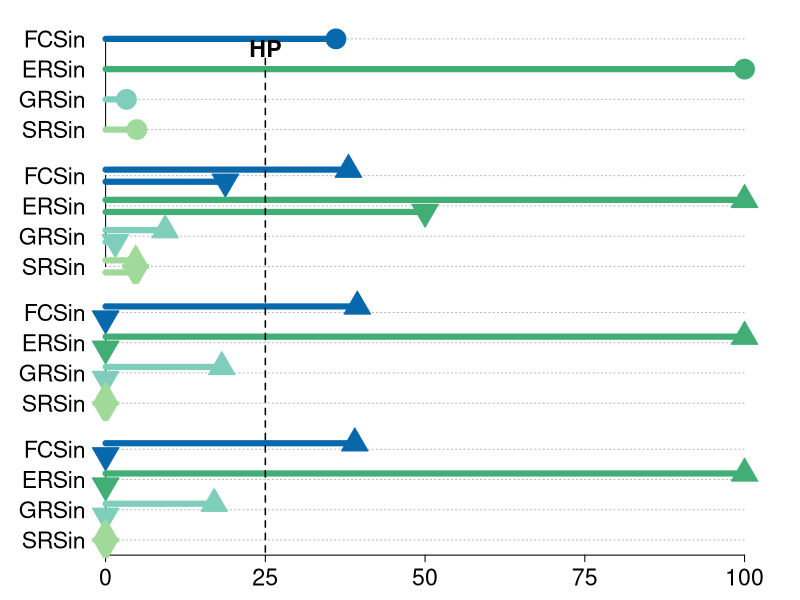
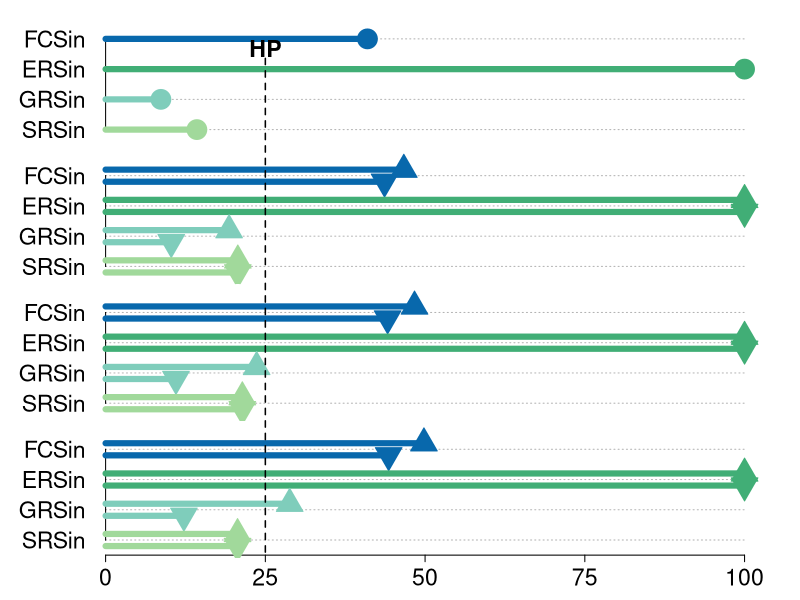
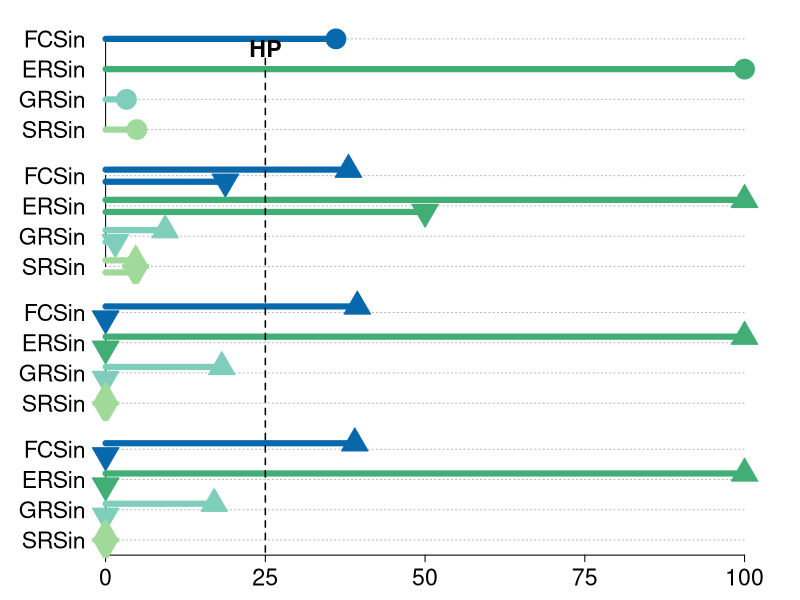
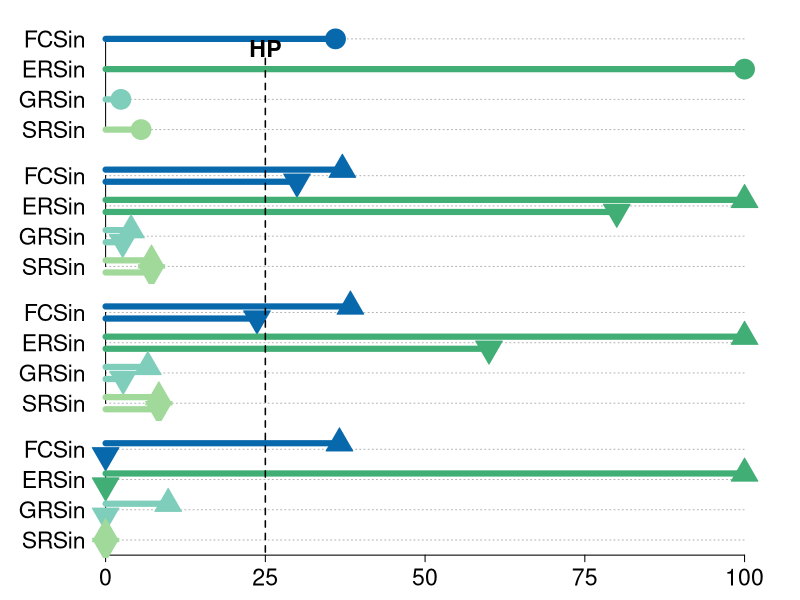
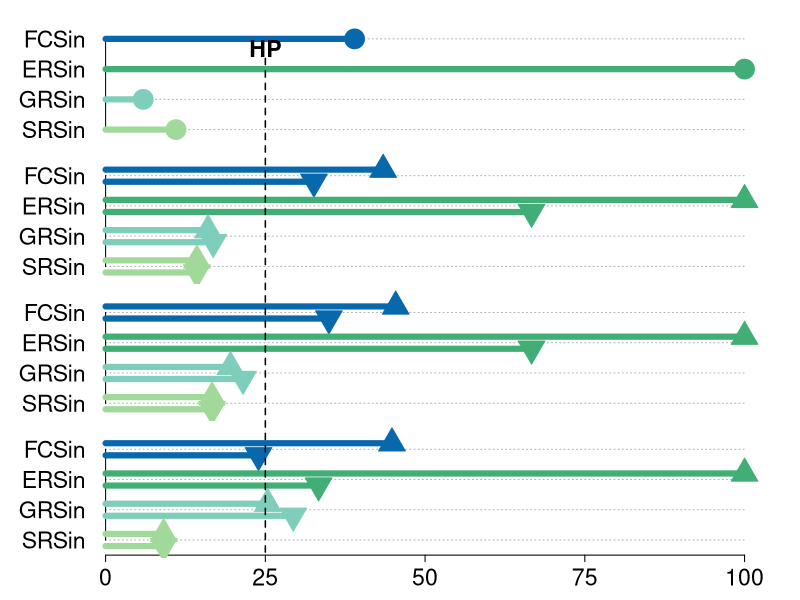
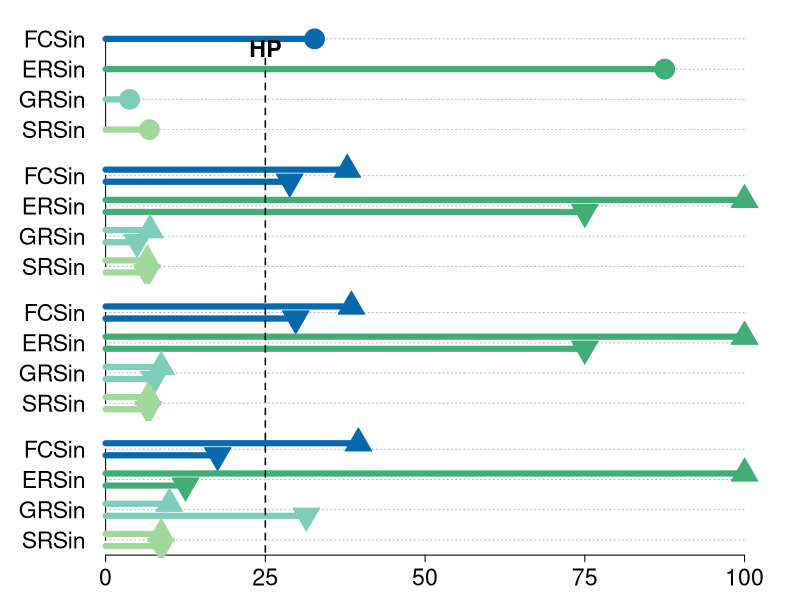
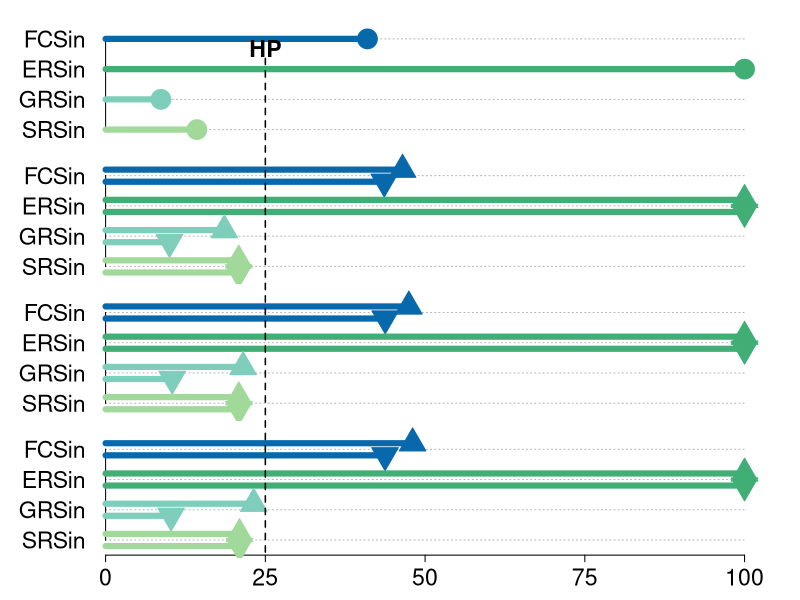
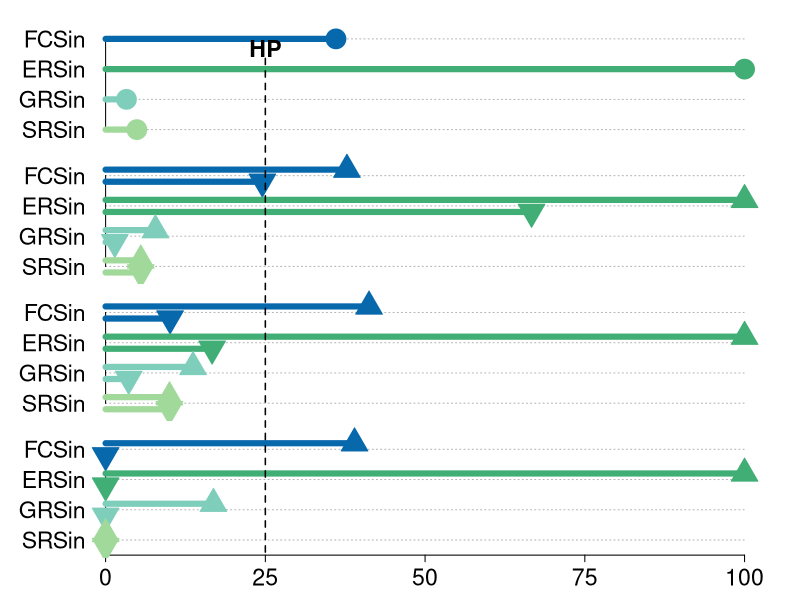

These charts were generated, in order, by the following R code:
library(tidyverse)
library(ggplot2)



# Load gap analysis data --------------------------------------------------
# note this df includes the no migration and full migration gap analysis results for both SSPs
migration_df <- readr::read_csv("./gap_analysis/malus_gap_analysis_combined.csv")

# Plotting Helper Function ------------------------------------------------
# This function plots the two migration scenarios, and includes options to
# 1) select which SSP to plot, I plan to plot seperately 
# 2) decide if you want to include the historical gaps as well
# Note I commented out helpful legend elements that I will add in post later
# But if you need to uncomment them the quickly improve clarity

plot_gap_panels_mode <- function(df, sp, ssp_sel = "585", include_historical = TRUE) {
  metrics     <- c("SRSin","GRSin","ERSin","FCSin")
  periods     <- c(2000, 2030, 2050, 2070)
  metric_cols <- c("#A1D99B", "#7FCDBB", "#41AE76", "#0868AC")
  dat <- df %>%
    dplyr::filter(sp_code == sp) %>%
    dplyr::mutate(period_label = ifelse(period == 2000, "Historical", as.character(period)))
  
  op <- par(mfrow = c(length(periods), 1),
            mar = c(0.2, 7.5, 1, 1.2),
            oma = c(3.2, 0.5, 0.8, 3),
            xaxs = "i", yaxs = "i", mgp = c(2, 0.6, 0),
            mgp = c(2, 1.5, 0),
            cex.axis = 3)
  
  on.exit(par(op), add = TRUE)
  
  for (i in seq_along(periods)) {
    yr <- periods[i]
    plot(NA, xlim = c(0, 100), ylim = c(0.5, 4.5),
         xaxt = "n", yaxt = "n", xlab = "", ylab = "", bty = "n")
    abline(h = 1:4, lty = 3, col = "grey70")
    if (yr == tail(periods, 1)) axis(1, at = seq(0, 100, 25), cex.axis = 2.1)
    axis(2, at = 1:4, labels = metrics, las = 1, cex.axis = 2.1, tck = 0)
    # mtext(dat$period_label[dat$period == yr][1], side = 3, adj = 0, line = -1, cex = 1.0)
    
    rows <- dat %>% dplyr::filter(period == yr)
    
    # --- Historical row (only for 2000, optional)
    if (include_historical && yr == 2000 && any(rows$ssp == "historical")) {
      r <- rows %>% dplyr::filter(ssp == "historical")
      x <- as.numeric(r[1, metrics]); y <- 1:4
      par(xpd = TRUE)
      segments(0, y, x, y, lwd = 6, col = metric_cols)
      points(x, y, pch = 19, cex = 4, col = metric_cols)   # solid circles
      par(xpd = FALSE)
      next
    }
    
    # --- FUTURE rows: compare MODES (no_migration vs migration) for chosen SSP
    r_nomig <- rows %>% dplyr::filter(ssp == ssp_sel, mode == "no_migration")
    r_mig   <- rows %>% dplyr::filter(ssp == ssp_sel, mode == "migration")
    
    # no_migration, slight down offset
    if (nrow(r_nomig) > 0) {
      x <- as.numeric(r_nomig[1, metrics]); y <- 1:4 - 0.2
      par(xpd = TRUE)
      segments(0, y, x, y, lwd = 6, lty = 1, col = metric_cols)
      points(x, y, pch = 25, cex = 4, col = metric_cols, bg = metric_cols)   # downwards triangle
      par(xpd = FALSE)
    }
    # migration, slight up offset
    if (nrow(r_mig) > 0) {
      x <- as.numeric(r_mig[1, metrics]); y <- 1:4 + 0.2
      par(xpd = TRUE)
      segments(0, y, x, y, lwd = 6, lty = 1, col = metric_cols)
      points(x, y, pch = 24, cex = 4, col = metric_cols, bg = metric_cols)   # upwards triangle
      par(xpd = FALSE)
    }
  }
  
  par(xpd = NA)
  # Mode legend (shapes)
  leg_shapes <- c("Historical", "No migration", "Full migration")
  leg_pch    <- c(19, 25, 17)
  # legend("bottomright", inset = c(0.02, -0.015), horiz = TRUE, bty = "n",
  #        legend = leg_shapes, pch = leg_pch, pt.cex = 1.5, x.intersp = 0.7, pt.bg = c('black','black', 'black'), col = c('black','black', 'black'))
  
  # Metric legend (colors)
  # legend("bottomright", inset = c(0.03, 0.1), bty = "n",
  #        legend = metrics, fill = metric_cols, border = NA, ncol = 1, cex = 1.0)
  # par(xpd = FALSE)
  
  # High priority threshold line
  segments(
    x0 = 25, y0 = 0.6,    # start just above x-axis baseline
    x1 = 25, y1 = 17,    # stop just below top FCSin bar
    lty = 2, col = "black", lwd = 1.5
  )
  
  # Allow text in outer margins
  par(xpd = NA)
  
  # Add subtle label
  text(
    x = 25, y = 17.25, labels = "HP",
    col = "black", cex = 2.1, font = 2, adj = c(0.5,0.5)
  )
  
  # Reset clipping
  par(xpd = FALSE)
  
}


# Example usage
png("C:/Users/terre/Documents/Acadia/Malus Project/statistical analysis/gap_analysis/gap_analysis_TEST.png", width = 5000, height = 3333, res = 300)
plot_gap_panels_mode(migration_df, sp = "cor", ssp_sel = "585", include_historical = TRUE)
dev.off()



# Plotting ----------------------------------------------------------------
# This is a function to plot both SSP245 and SSP585 
# Individually

species_to_plot <- c("fus","cor","ion","ang","chl")
for (ssp in c("585","245")) {
  out_dir <- file.path("C:/Users/terre/Documents/Acadia/Malus Project/statistical analysis/gap_analysis", paste0("SSP", ssp))
  if (!dir.exists(out_dir)) dir.create(out_dir, recursive = TRUE)
  
  for (sp in species_to_plot) {
    png(
      filename = file.path(out_dir, sprintf("gap_analysis_%s.png", sp)),
      width = 5000, height = 3333, res = 300
    )
    plot_gap_panels_mode(migration_df, sp = sp, ssp_sel = ssp, include_historical = TRUE)
    dev.off()
  }
}


# Legends -----------------------------------------------------------------
# Point legends
png("C:/Users/terre/Documents/Acadia/Malus Project/statistical analysis/gap_analysis/migration_legend.png", width = 1200*2, height = 800*2, res = 300)

par(mar = c(0, 0, 0, 0))
plot.new()
legend(
  "center",
  legend = c("Historical", "No migration", "Full migration"),
  pch = c(19, 25, 24),           # ● ▼ ▲
  pt.bg = c("black", "black", "black"), # fill for ▼
  col = c("black", "black", "black"),     # outlines
  pt.cex = 3,
  bty = "n",
  horiz = FALSE,
  cex = 3,
  title = "Migration scenario"
)

dev.off()

# Metric colours
png("C:/Users/terre/Documents/Acadia/Malus Project/statistical analysis/gap_analysis/gap_legend.png", width = 1200*2, height = 800*2, res = 300)

metric_cols <- rev(c("#A1D99B", "#7FCDBB", "#41AE76", "#0868AC"))
metric_names <- rev(c("SRSin", "GRSin", "ERSin", "FCSin"))

par(mar = c(0, 0, 0, 0))
plot.new()
legend(
  "center",
  legend = metric_names,
  fill = metric_cols,
  border = NA,
  ncol = 1,
  bty = "n",
  cex = 3,
  title = "In situ gap metrics"
)

dev.off()
